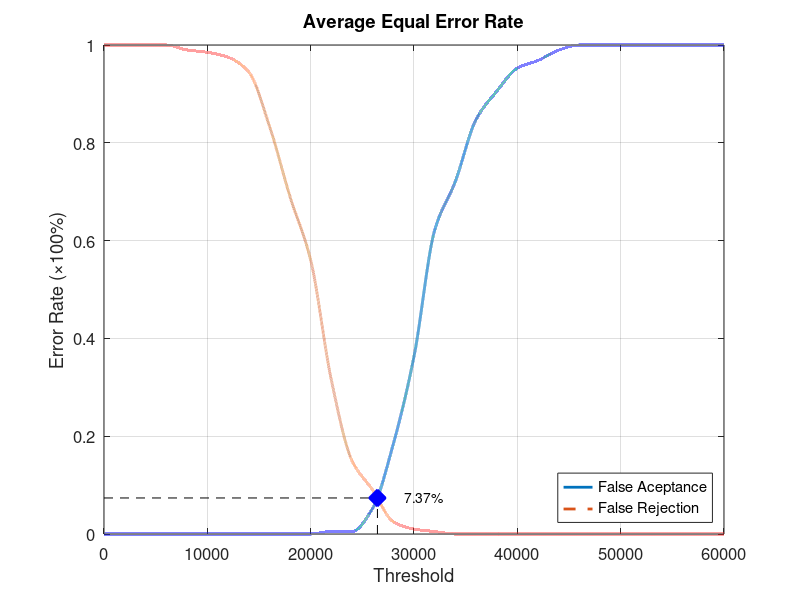
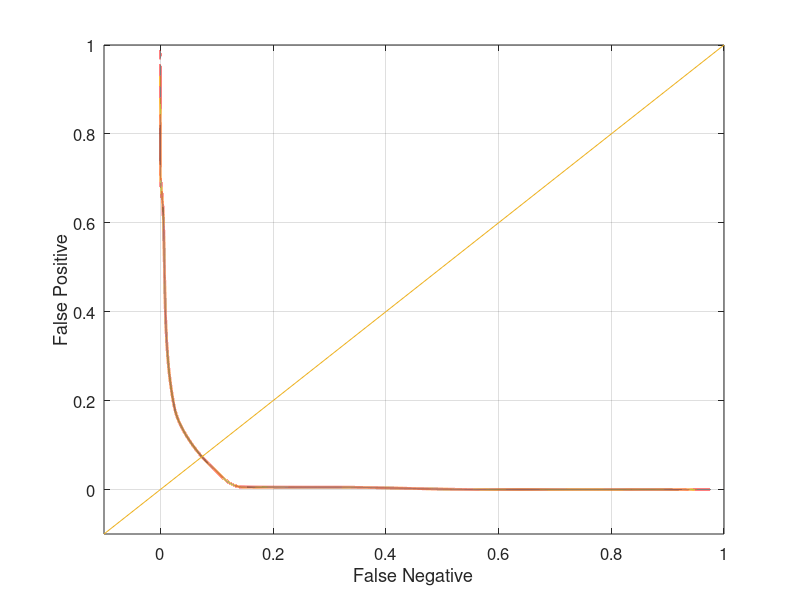

The MATLAB source for these figures, in order:
function yEER = Database2_1
close all;
clear;
clc;
x = 0:2000:60000;
xq = 0:0.5:60000;

y0 = [0 0 0 0 0 0 0 0 0 0 0 0.00526316 0.00526316 0.0526316 0.184211 0.363158 0.621053 0.721053 0.847368 0.905263 0.952632 0.968421 0.989474 1 1 1 1 1 1 1 1];
yy0 = interp1(x, y0, xq, 'pchip');
y1 = [1 1 1 1 0.99 0.985 0.975 0.945 0.835 0.69 0.56 0.315 0.15 0.09 0.025 0.01 0.005 0 0 0 0 0 0 0 0 0 0 0 0 0 0];
yy1 = interp1(x, y1, xq, 'pchip');

% Calculating EER: 
y2 = abs(y0 - y1);
find(y2 == min(y2))
yy2 = abs(yy0 - yy1);
xEER = find(yy2 == min(yy2));
xEERIndex = xq(xEER) % X-axis EER
yEER = yy0(xEER) % Y-axis EER

main = figure
plot(xq, yy0,'-','LineWidth', 2);	hold on
plot(xq, yy1,'--','LineWidth', 2);	hold on
plot([xEERIndex xEERIndex], [0 yEER], 'k--');	hold on
plot([0 xEERIndex], [yEER yEER], 'k--');	hold on
plot(xEERIndex, yEER, 'bx', 'LineWidth', 10);	hold on
text(xEERIndex + 10 * xEERIndex / 100, yEER, [num2str(round((10000 * yEER)) / 100) '%'])
legend('False Aceptance', 'False Rejection', 'Location', 'SouthEast')
xlabel('Threshold')
ylabel('Error Rate (\times100%)')
title('Average Equal Error Rate')
set(gca, 'FontSize', 12)
axis([0 60000 0 1])
grid on

print(main, 'Database2_1Main', '-dpng');
FNRxFPR = figure('Color', [1 1 1]);
plot(yy1, yy0, '-', yy1, yy0, 'LineWidth', 2);
hold on
y = -0.1:0.1:1
plot(y, y); 
set(gca, 'FontSize', 12)
xlabel('False Negative')
ylabel('False Positive')
axis([-0.1 1 -0.1 1])
set(gca, 'FontSize', 12)
grid on

print(FNRxFPR, 'Database2_1FNRxFPR','-dpng');
end
